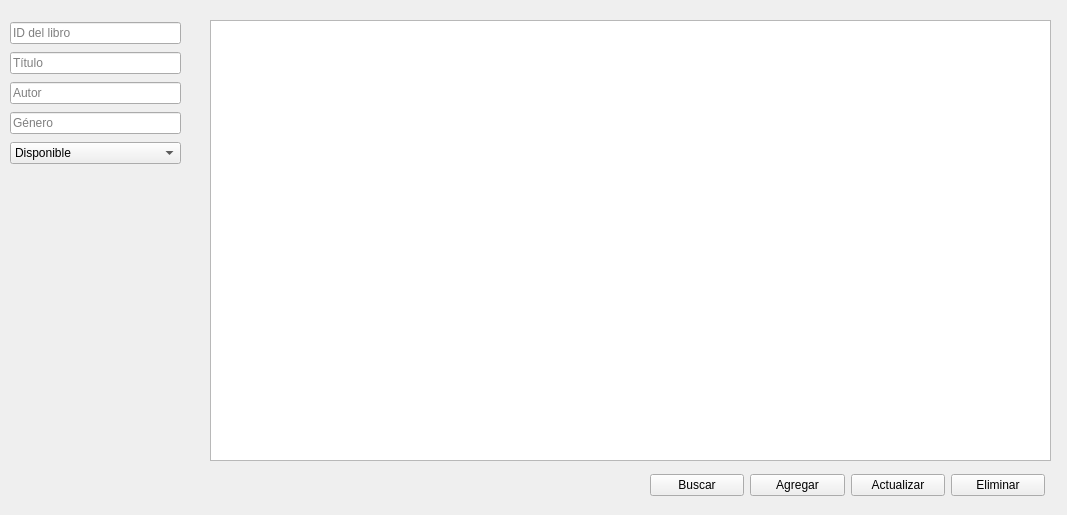
<?xml version="1.0" encoding="UTF-8"?>
<ui version="4.0">
 <class>BookManager</class>
 <widget class="QWidget" name="BookManager">
  <property name="geometry">
   <rect>
    <x>0</x>
    <y>0</y>
    <width>1067</width>
    <height>515</height>
   </rect>
  </property>
  <property name="windowTitle">
   <string>Form</string>
  </property>
  <widget class="QTableWidget" name="table_books">
   <property name="geometry">
    <rect>
     <x>210</x>
     <y>20</y>
     <width>841</width>
     <height>441</height>
    </rect>
   </property>
  </widget>
  <widget class="QWidget" name="layoutWidget">
   <property name="geometry">
    <rect>
     <x>650</x>
     <y>470</y>
     <width>395</width>
     <height>30</height>
    </rect>
   </property>
   <layout class="QHBoxLayout" name="horizontalLayout">
    <item>
     <widget class="QPushButton" name="btn_search">
      <property name="text">
       <string>Buscar</string>
      </property>
     </widget>
    </item>
    <item>
     <widget class="QPushButton" name="btn_add">
      <property name="text">
       <string>Agregar</string>
      </property>
     </widget>
    </item>
    <item>
     <widget class="QPushButton" name="btn_update">
      <property name="text">
       <string>Actualizar</string>
      </property>
     </widget>
    </item>
    <item>
     <widget class="QPushButton" name="btn_delete">
      <property name="text">
       <string>Eliminar</string>
      </property>
     </widget>
    </item>
   </layout>
  </widget>
  <widget class="QWidget" name="layoutWidget">
   <property name="geometry">
    <rect>
     <x>10</x>
     <y>20</y>
     <width>171</width>
     <height>151</height>
    </rect>
   </property>
   <layout class="QVBoxLayout" name="verticalLayout">
    <item>
     <widget class="QLineEdit" name="txt_book_id">
      <property name="text">
       <string/>
      </property>
      <property name="placeholderText">
       <string>ID del libro</string>
      </property>
     </widget>
    </item>
    <item>
     <widget class="QLineEdit" name="txt_title">
      <property name="text">
       <string/>
      </property>
      <property name="placeholderText">
       <string>Título</string>
      </property>
     </widget>
    </item>
    <item>
     <widget class="QLineEdit" name="txt_author">
      <property name="text">
       <string/>
      </property>
      <property name="placeholderText">
       <string>Autor</string>
      </property>
     </widget>
    </item>
    <item>
     <widget class="QLineEdit" name="txt_genre">
      <property name="text">
       <string/>
      </property>
      <property name="placeholderText">
       <string>Género</string>
      </property>
     </widget>
    </item>
    <item>
     <widget class="QComboBox" name="cmb_status">
      <item>
       <property name="text">
        <string>Disponible</string>
       </property>
      </item>
      <item>
       <property name="text">
        <string>Prestado</string>
       </property>
      </item>
     </widget>
    </item>
   </layout>
  </widget>
 </widget>
 <resources/>
 <connections/>
</ui>
